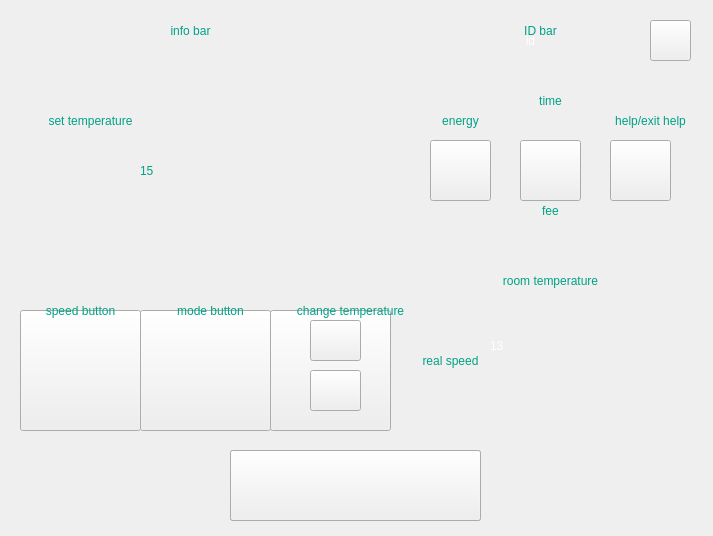
<?xml version="1.0" encoding="UTF-8"?>
<ui version="4.0">
 <class>MainWindow</class>
 <widget class="QMainWindow" name="MainWindow">
  <property name="geometry">
   <rect>
    <x>0</x>
    <y>0</y>
    <width>713</width>
    <height>536</height>
   </rect>
  </property>
  <property name="contextMenuPolicy">
   <enum>Qt::NoContextMenu</enum>
  </property>
  <property name="windowTitle">
   <string>MainWindow</string>
  </property>
  <property name="styleSheet">
   <string notr="true"/>
  </property>
  <widget class="QWidget" name="centralWidget">
   <widget class="QPushButton" name="turnonBtn">
    <property name="geometry">
     <rect>
      <x>230</x>
      <y>450</y>
      <width>251</width>
      <height>71</height>
     </rect>
    </property>
    <property name="cursor">
     <cursorShape>PointingHandCursor</cursorShape>
    </property>
    <property name="styleSheet">
     <string notr="true">QPushButton
{
	border-image: url(:/button/turnon.png);
}
QPushButton:pressed
{
border-image: url(:/button/turnonhover.png);
}</string>
    </property>
    <property name="text">
     <string/>
    </property>
   </widget>
   <widget class="QLabel" name="label">
    <property name="geometry">
     <rect>
      <x>20</x>
      <y>80</y>
      <width>371</width>
      <height>231</height>
     </rect>
    </property>
    <property name="styleSheet">
     <string notr="true">border-image: url(:/temperture.png);</string>
    </property>
    <property name="text">
     <string/>
    </property>
   </widget>
   <widget class="QPushButton" name="speedBtn">
    <property name="geometry">
     <rect>
      <x>20</x>
      <y>310</y>
      <width>121</width>
      <height>121</height>
     </rect>
    </property>
    <property name="cursor">
     <cursorShape>PointingHandCursor</cursorShape>
    </property>
    <property name="styleSheet">
     <string notr="true">border-image: url(:/speedBtn.png);</string>
    </property>
    <property name="text">
     <string/>
    </property>
   </widget>
   <widget class="QPushButton" name="modeBtn">
    <property name="geometry">
     <rect>
      <x>140</x>
      <y>310</y>
      <width>131</width>
      <height>121</height>
     </rect>
    </property>
    <property name="cursor">
     <cursorShape>PointingHandCursor</cursorShape>
    </property>
    <property name="styleSheet">
     <string notr="true">border-image: url(:/modeBtn.png);</string>
    </property>
    <property name="text">
     <string/>
    </property>
   </widget>
   <widget class="QPushButton" name="IDBtn">
    <property name="geometry">
     <rect>
      <x>270</x>
      <y>310</y>
      <width>121</width>
      <height>121</height>
     </rect>
    </property>
    <property name="styleSheet">
     <string notr="true">border-image: url(:/IDBtn.png);</string>
    </property>
    <property name="text">
     <string/>
    </property>
   </widget>
   <widget class="QPushButton" name="turnonBtn_2">
    <property name="geometry">
     <rect>
      <x>230</x>
      <y>450</y>
      <width>251</width>
      <height>71</height>
     </rect>
    </property>
    <property name="cursor">
     <cursorShape>PointingHandCursor</cursorShape>
    </property>
    <property name="styleSheet">
     <string notr="true">border-image: url(:/button/turnoff.png);</string>
    </property>
    <property name="text">
     <string/>
    </property>
   </widget>
   <widget class="QToolButton" name="toolButton">
    <property name="geometry">
     <rect>
      <x>650</x>
      <y>20</y>
      <width>41</width>
      <height>41</height>
     </rect>
    </property>
    <property name="cursor">
     <cursorShape>PointingHandCursor</cursorShape>
    </property>
    <property name="styleSheet">
     <string notr="true">QToolButton
{
	
	border-image: url(:/button/menunprmal.png);
}
QToolButton:hover
{
	
	border-image: url(:/button/menuhover.png);
}</string>
    </property>
    <property name="text">
     <string/>
    </property>
    <property name="toolButtonStyle">
     <enum>Qt::ToolButtonTextOnly</enum>
    </property>
   </widget>
   <widget class="QLabel" name="roomtem">
    <property name="geometry">
     <rect>
      <x>410</x>
      <y>220</y>
      <width>281</width>
      <height>211</height>
     </rect>
    </property>
    <property name="styleSheet">
     <string notr="true">border-image: url(:/roomtem.png);</string>
    </property>
    <property name="text">
     <string/>
    </property>
   </widget>
   <widget class="QPushButton" name="temup">
    <property name="geometry">
     <rect>
      <x>310</x>
      <y>320</y>
      <width>51</width>
      <height>41</height>
     </rect>
    </property>
    <property name="cursor">
     <cursorShape>PointingHandCursor</cursorShape>
    </property>
    <property name="styleSheet">
     <string notr="true">border-image: url(:/button/temup.png);</string>
    </property>
    <property name="text">
     <string/>
    </property>
   </widget>
   <widget class="QPushButton" name="temdown">
    <property name="geometry">
     <rect>
      <x>310</x>
      <y>370</y>
      <width>51</width>
      <height>41</height>
     </rect>
    </property>
    <property name="cursor">
     <cursorShape>PointingHandCursor</cursorShape>
    </property>
    <property name="styleSheet">
     <string notr="true">border-image: url(:/button/temdown.png);</string>
    </property>
    <property name="text">
     <string/>
    </property>
   </widget>
   <widget class="QLabel" name="time">
    <property name="geometry">
     <rect>
      <x>410</x>
      <y>80</y>
      <width>281</width>
      <height>41</height>
     </rect>
    </property>
    <property name="styleSheet">
     <string notr="true">border-image: url(:/time.png);
font: 12pt &quot;Lato&quot;;
color: rgb(0, 161, 133);</string>
    </property>
    <property name="text">
     <string>time</string>
    </property>
    <property name="alignment">
     <set>Qt::AlignCenter</set>
    </property>
   </widget>
   <widget class="QPushButton" name="blue">
    <property name="geometry">
     <rect>
      <x>430</x>
      <y>140</y>
      <width>61</width>
      <height>61</height>
     </rect>
    </property>
    <property name="cursor">
     <cursorShape>PointingHandCursor</cursorShape>
    </property>
    <property name="styleSheet">
     <string notr="true">border-image: url(:/blue.png);</string>
    </property>
    <property name="text">
     <string/>
    </property>
   </widget>
   <widget class="QPushButton" name="orange">
    <property name="geometry">
     <rect>
      <x>520</x>
      <y>140</y>
      <width>61</width>
      <height>61</height>
     </rect>
    </property>
    <property name="cursor">
     <cursorShape>PointingHandCursor</cursorShape>
    </property>
    <property name="styleSheet">
     <string notr="true">
border-image: url(:/orange.png);</string>
    </property>
    <property name="text">
     <string/>
    </property>
   </widget>
   <widget class="QPushButton" name="pink">
    <property name="geometry">
     <rect>
      <x>610</x>
      <y>140</y>
      <width>61</width>
      <height>61</height>
     </rect>
    </property>
    <property name="cursor">
     <cursorShape>PointingHandCursor</cursorShape>
    </property>
    <property name="styleSheet">
     <string notr="true">border-image: url(:/pink.png);</string>
    </property>
    <property name="text">
     <string/>
    </property>
   </widget>
   <widget class="QLabel" name="mode_cold">
    <property name="geometry">
     <rect>
      <x>180</x>
      <y>330</y>
      <width>51</width>
      <height>51</height>
     </rect>
    </property>
    <property name="styleSheet">
     <string notr="true">border-image: url(:/status/baseline_ac_unit_white_18dp.png);</string>
    </property>
    <property name="text">
     <string/>
    </property>
   </widget>
   <widget class="QLabel" name="mode_warm">
    <property name="geometry">
     <rect>
      <x>180</x>
      <y>330</y>
      <width>51</width>
      <height>51</height>
     </rect>
    </property>
    <property name="styleSheet">
     <string notr="true">border-image: url(:/status/baseline_brightness_5_white_18dp.png);</string>
    </property>
    <property name="text">
     <string/>
    </property>
   </widget>
   <widget class="QLabel" name="speed_0">
    <property name="geometry">
     <rect>
      <x>60</x>
      <y>330</y>
      <width>51</width>
      <height>51</height>
     </rect>
    </property>
    <property name="styleSheet">
     <string notr="true">border-image: url(:/status/baseline_looks_white_18dp.png);</string>
    </property>
    <property name="text">
     <string/>
    </property>
   </widget>
   <widget class="QLabel" name="speed_1">
    <property name="geometry">
     <rect>
      <x>60</x>
      <y>330</y>
      <width>51</width>
      <height>51</height>
     </rect>
    </property>
    <property name="styleSheet">
     <string notr="true">border-image: url(:/status/baseline_looks_one_white_18dp.png);</string>
    </property>
    <property name="text">
     <string/>
    </property>
   </widget>
   <widget class="QLabel" name="speed_2">
    <property name="geometry">
     <rect>
      <x>60</x>
      <y>330</y>
      <width>51</width>
      <height>51</height>
     </rect>
    </property>
    <property name="styleSheet">
     <string notr="true">border-image: url(:/status/baseline_looks_two_white_18dp.png);</string>
    </property>
    <property name="text">
     <string/>
    </property>
   </widget>
   <widget class="QLabel" name="speed_3">
    <property name="geometry">
     <rect>
      <x>60</x>
      <y>330</y>
      <width>51</width>
      <height>51</height>
     </rect>
    </property>
    <property name="styleSheet">
     <string notr="true">border-image: url(:/status/baseline_looks_3_white_18dp.png);</string>
    </property>
    <property name="text">
     <string/>
    </property>
   </widget>
   <widget class="QLabel" name="tem_label">
    <property name="geometry">
     <rect>
      <x>140</x>
      <y>130</y>
      <width>131</width>
      <height>81</height>
     </rect>
    </property>
    <property name="styleSheet">
     <string notr="true">font: 1075 57pt &quot;Lato&quot;;
color: rgb(0, 161, 133);</string>
    </property>
    <property name="text">
     <string>15</string>
    </property>
   </widget>
   <widget class="QLabel" name="tem_room_label">
    <property name="geometry">
     <rect>
      <x>490</x>
      <y>300</y>
      <width>131</width>
      <height>91</height>
     </rect>
    </property>
    <property name="styleSheet">
     <string notr="true">font: 1075 65pt &quot;Lato&quot;;
color: rgb(255, 255, 255);</string>
    </property>
    <property name="text">
     <string>13</string>
    </property>
   </widget>
   <widget class="QLabel" name="error_label">
    <property name="geometry">
     <rect>
      <x>20</x>
      <y>20</y>
      <width>371</width>
      <height>41</height>
     </rect>
    </property>
    <property name="styleSheet">
     <string notr="true">border-image: url(:/error.png);
font: 8pt &quot;Lato&quot;;
color: rgb(255,255,255);</string>
    </property>
    <property name="text">
     <string/>
    </property>
    <property name="alignment">
     <set>Qt::AlignCenter</set>
    </property>
   </widget>
   <widget class="QLabel" name="info_label">
    <property name="geometry">
     <rect>
      <x>20</x>
      <y>20</y>
      <width>371</width>
      <height>41</height>
     </rect>
    </property>
    <property name="styleSheet">
     <string notr="true">border-image: url(:/info.png);
font: 8pt &quot;Lato&quot;;
color: rgb(255,255,255);</string>
    </property>
    <property name="text">
     <string/>
    </property>
    <property name="alignment">
     <set>Qt::AlignCenter</set>
    </property>
   </widget>
   <widget class="QLabel" name="warning_label">
    <property name="geometry">
     <rect>
      <x>20</x>
      <y>20</y>
      <width>371</width>
      <height>41</height>
     </rect>
    </property>
    <property name="styleSheet">
     <string notr="true">border-image: url(:/warning.png);
font: 8pt &quot;Lato&quot;;
color: rgb(255,255,255);</string>
    </property>
    <property name="text">
     <string/>
    </property>
    <property name="alignment">
     <set>Qt::AlignCenter</set>
    </property>
   </widget>
   <widget class="QLabel" name="success_label">
    <property name="geometry">
     <rect>
      <x>20</x>
      <y>20</y>
      <width>371</width>
      <height>41</height>
     </rect>
    </property>
    <property name="styleSheet">
     <string notr="true">border-image: url(:/success.png);
font: 8pt &quot;Lato&quot;;
color: rgb(255,255,255);</string>
    </property>
    <property name="text">
     <string/>
    </property>
    <property name="alignment">
     <set>Qt::AlignCenter</set>
    </property>
   </widget>
   <widget class="QLabel" name="unuse">
    <property name="geometry">
     <rect>
      <x>620</x>
      <y>290</y>
      <width>21</width>
      <height>21</height>
     </rect>
    </property>
    <property name="styleSheet">
     <string notr="true">border-image: url(:/white_wendu.png);</string>
    </property>
    <property name="text">
     <string/>
    </property>
   </widget>
   <widget class="QLabel" name="ID_label">
    <property name="geometry">
     <rect>
      <x>410</x>
      <y>20</y>
      <width>241</width>
      <height>41</height>
     </rect>
    </property>
    <property name="styleSheet">
     <string notr="true">border-image: url(:/menu-2.png);
font: 8pt &quot;Lato&quot;;
color: rgb(255,255,255);</string>
    </property>
    <property name="text">
     <string>id</string>
    </property>
    <property name="alignment">
     <set>Qt::AlignCenter</set>
    </property>
   </widget>
   <widget class="QLabel" name="realspeed">
    <property name="geometry">
     <rect>
      <x>440</x>
      <y>290</y>
      <width>41</width>
      <height>41</height>
     </rect>
    </property>
    <property name="styleSheet">
     <string notr="true">border-image: url(:/status/realspeed2.png);</string>
    </property>
    <property name="text">
     <string/>
    </property>
   </widget>
   <widget class="QLabel" name="logo">
    <property name="geometry">
     <rect>
      <x>80</x>
      <y>120</y>
      <width>541</width>
      <height>201</height>
     </rect>
    </property>
    <property name="styleSheet">
     <string notr="true">border-image: url(:/kongtiao.png);</string>
    </property>
    <property name="text">
     <string/>
    </property>
   </widget>
   <widget class="QLabel" name="waitlabel1">
    <property name="geometry">
     <rect>
      <x>590</x>
      <y>640</y>
      <width>91</width>
      <height>91</height>
     </rect>
    </property>
    <property name="text">
     <string/>
    </property>
   </widget>
   <widget class="QLabel" name="graylabel">
    <property name="geometry">
     <rect>
      <x>0</x>
      <y>0</y>
      <width>721</width>
      <height>541</height>
     </rect>
    </property>
    <property name="styleSheet">
     <string notr="true">border-image: url(:/gray.png);</string>
    </property>
    <property name="text">
     <string/>
    </property>
   </widget>
   <widget class="QLabel" name="help">
    <property name="geometry">
     <rect>
      <x>30</x>
      <y>100</y>
      <width>121</width>
      <height>41</height>
     </rect>
    </property>
    <property name="styleSheet">
     <string notr="true">border-image: url(:/help.png);
color: rgb(0, 161, 133);
font: 9pt &quot;Lato&quot;;</string>
    </property>
    <property name="text">
     <string>set temperature</string>
    </property>
    <property name="alignment">
     <set>Qt::AlignCenter</set>
    </property>
   </widget>
   <widget class="QLabel" name="help_2">
    <property name="geometry">
     <rect>
      <x>20</x>
      <y>290</y>
      <width>121</width>
      <height>41</height>
     </rect>
    </property>
    <property name="styleSheet">
     <string notr="true">border-image: url(:/help.png);
color: rgb(0, 161, 133);
font: 9pt &quot;Lato&quot;;</string>
    </property>
    <property name="text">
     <string>speed button</string>
    </property>
    <property name="alignment">
     <set>Qt::AlignCenter</set>
    </property>
   </widget>
   <widget class="QLabel" name="help_3">
    <property name="geometry">
     <rect>
      <x>150</x>
      <y>290</y>
      <width>121</width>
      <height>41</height>
     </rect>
    </property>
    <property name="styleSheet">
     <string notr="true">border-image: url(:/help.png);
color: rgb(0, 161, 133);
font: 9pt &quot;Lato&quot;;</string>
    </property>
    <property name="text">
     <string>mode button</string>
    </property>
    <property name="alignment">
     <set>Qt::AlignCenter</set>
    </property>
   </widget>
   <widget class="QLabel" name="help_4">
    <property name="geometry">
     <rect>
      <x>280</x>
      <y>290</y>
      <width>141</width>
      <height>41</height>
     </rect>
    </property>
    <property name="styleSheet">
     <string notr="true">border-image: url(:/help.png);
color: rgb(0, 161, 133);
font: 9pt &quot;Lato&quot;;</string>
    </property>
    <property name="text">
     <string>change temperature</string>
    </property>
    <property name="alignment">
     <set>Qt::AlignCenter</set>
    </property>
   </widget>
   <widget class="QLabel" name="help_5">
    <property name="geometry">
     <rect>
      <x>390</x>
      <y>340</y>
      <width>121</width>
      <height>41</height>
     </rect>
    </property>
    <property name="styleSheet">
     <string notr="true">border-image: url(:/help.png);
color: rgb(0, 161, 133);
font: 9pt &quot;Lato&quot;;</string>
    </property>
    <property name="text">
     <string>real speed</string>
    </property>
    <property name="alignment">
     <set>Qt::AlignCenter</set>
    </property>
   </widget>
   <widget class="QLabel" name="help_6">
    <property name="geometry">
     <rect>
      <x>480</x>
      <y>260</y>
      <width>141</width>
      <height>41</height>
     </rect>
    </property>
    <property name="styleSheet">
     <string notr="true">border-image: url(:/help.png);
color: rgb(0, 161, 133);
font: 9pt &quot;Lato&quot;;</string>
    </property>
    <property name="text">
     <string>room temperature</string>
    </property>
    <property name="alignment">
     <set>Qt::AlignCenter</set>
    </property>
   </widget>
   <widget class="QLabel" name="help_7">
    <property name="geometry">
     <rect>
      <x>400</x>
      <y>100</y>
      <width>121</width>
      <height>41</height>
     </rect>
    </property>
    <property name="styleSheet">
     <string notr="true">border-image: url(:/help.png);
color: rgb(0, 161, 133);
font: 9pt &quot;Lato&quot;;</string>
    </property>
    <property name="text">
     <string>energy</string>
    </property>
    <property name="alignment">
     <set>Qt::AlignCenter</set>
    </property>
   </widget>
   <widget class="QLabel" name="help_8">
    <property name="geometry">
     <rect>
      <x>490</x>
      <y>190</y>
      <width>121</width>
      <height>41</height>
     </rect>
    </property>
    <property name="styleSheet">
     <string notr="true">border-image: url(:/help.png);
color: rgb(0, 161, 133);
font: 9pt &quot;Lato&quot;;</string>
    </property>
    <property name="text">
     <string>fee</string>
    </property>
    <property name="alignment">
     <set>Qt::AlignCenter</set>
    </property>
   </widget>
   <widget class="QLabel" name="help_9">
    <property name="geometry">
     <rect>
      <x>590</x>
      <y>100</y>
      <width>121</width>
      <height>41</height>
     </rect>
    </property>
    <property name="styleSheet">
     <string notr="true">border-image: url(:/help.png);
color: rgb(0, 161, 133);
font: 9pt &quot;Lato&quot;;</string>
    </property>
    <property name="text">
     <string>help/exit help</string>
    </property>
    <property name="alignment">
     <set>Qt::AlignCenter</set>
    </property>
   </widget>
   <widget class="QLabel" name="help_10">
    <property name="geometry">
     <rect>
      <x>130</x>
      <y>10</y>
      <width>121</width>
      <height>41</height>
     </rect>
    </property>
    <property name="styleSheet">
     <string notr="true">border-image: url(:/help.png);
color: rgb(0, 161, 133);
font: 9pt &quot;Lato&quot;;</string>
    </property>
    <property name="text">
     <string>info bar</string>
    </property>
    <property name="alignment">
     <set>Qt::AlignCenter</set>
    </property>
   </widget>
   <widget class="QLabel" name="help_11">
    <property name="geometry">
     <rect>
      <x>480</x>
      <y>10</y>
      <width>121</width>
      <height>41</height>
     </rect>
    </property>
    <property name="styleSheet">
     <string notr="true">border-image: url(:/help.png);
color: rgb(0, 161, 133);
font: 9pt &quot;Lato&quot;;</string>
    </property>
    <property name="text">
     <string>ID bar</string>
    </property>
    <property name="alignment">
     <set>Qt::AlignCenter</set>
    </property>
   </widget>
   <zorder>graylabel</zorder>
   <zorder>logo</zorder>
   <zorder>turnonBtn_2</zorder>
   <zorder>turnonBtn</zorder>
   <zorder>label</zorder>
   <zorder>speedBtn</zorder>
   <zorder>modeBtn</zorder>
   <zorder>IDBtn</zorder>
   <zorder>toolButton</zorder>
   <zorder>roomtem</zorder>
   <zorder>temup</zorder>
   <zorder>temdown</zorder>
   <zorder>time</zorder>
   <zorder>blue</zorder>
   <zorder>orange</zorder>
   <zorder>pink</zorder>
   <zorder>mode_cold</zorder>
   <zorder>mode_warm</zorder>
   <zorder>speed_0</zorder>
   <zorder>speed_1</zorder>
   <zorder>speed_2</zorder>
   <zorder>speed_3</zorder>
   <zorder>tem_label</zorder>
   <zorder>tem_room_label</zorder>
   <zorder>error_label</zorder>
   <zorder>info_label</zorder>
   <zorder>warning_label</zorder>
   <zorder>success_label</zorder>
   <zorder>unuse</zorder>
   <zorder>ID_label</zorder>
   <zorder>realspeed</zorder>
   <zorder>waitlabel1</zorder>
   <zorder>help</zorder>
   <zorder>help_2</zorder>
   <zorder>help_3</zorder>
   <zorder>help_4</zorder>
   <zorder>help_5</zorder>
   <zorder>help_6</zorder>
   <zorder>help_7</zorder>
   <zorder>help_8</zorder>
   <zorder>help_9</zorder>
   <zorder>help_10</zorder>
   <zorder>help_11</zorder>
  </widget>
 </widget>
 <layoutdefault spacing="6" margin="11"/>
 <resources/>
 <connections/>
</ui>
